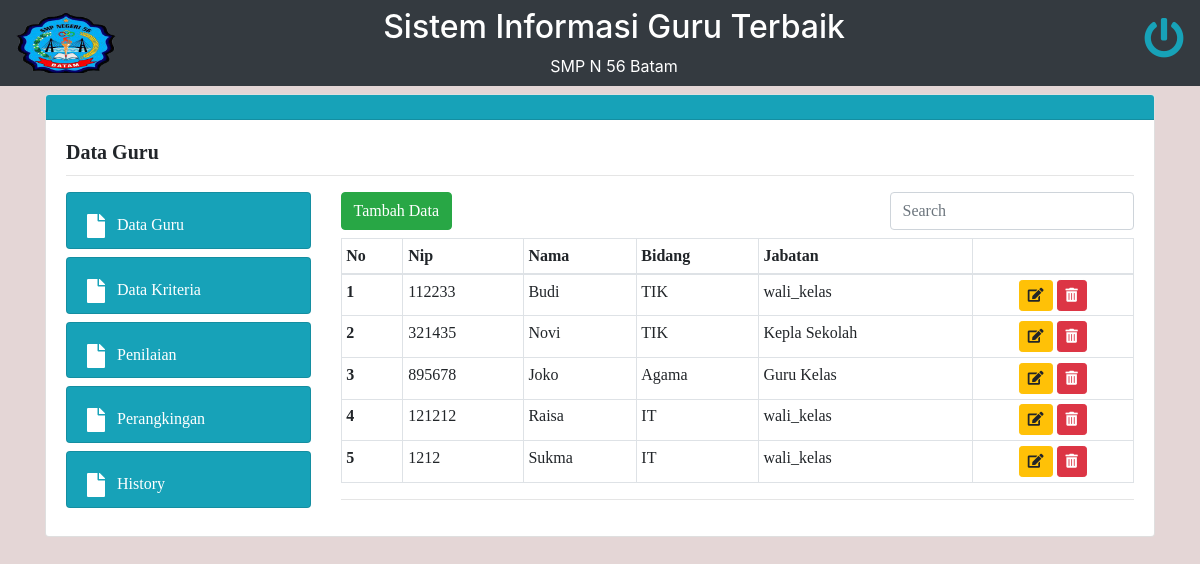
The app's page /data_guru.php (signed in) with its own data.
### tables this page shows
CREATE TABLE `tb_guru` (
  `id` int(9) NOT NULL,
  `nip` int(8) DEFAULT NULL,
  `nama_guru` varchar(255) NOT NULL,
  `bidang` varchar(255) NOT NULL,
  `jabatan` varchar(255) NOT NULL
);

### data_guru.php (the view, shortened to what this page needs)
<?php
include_once("function/koneksi.php");
        ?>
<!DOCTYPE html>
<html lang="en">
<head>
    <link rel="stylesheet" type="text/css" href="css/bootstrap.min.css">
    <link rel="stylesheet" type="text/css" href="fa/css/all.css">
    <link rel="stylesheet" type="text/css" href="style/custom.css">
</head>
<body class='body'>
    <nav class="navbar navbar-light bg-dark">
        <a class="navbar-brand" href="home.php">
            <img src="img/logo_smp56.png" width="100" height="60" alt="" loading="lazy">
        </a>
        <div class="text-white mr-5">
            <div class="m-auto">
                <h2 class="">Sistem Informasi Guru Terbaik</h2>
                <div class='text-center'>
                    <p class="m-auto">SMP N 56 Batam</p>
                </div>
            </div>
        </div>
        <div class="">
        <a href="logout.php"><h1><i class="fas fa-power-off text-info"></i></h1></a>
        </div>
    </nav>
    <div class="container mt-2">
        <div class="card">
            <div class="card-header bg-info text-white">
            </div>
            <div class="card-body">
            <div class="row">
                <div class="col-sm-3" style="height: 5mm;">
                    <h5 class="card-title font"> <b>Data Guru</b></h5>
                </div>
                <div class="col-sm" style="height: 5mm;">
                </div>
            </div>
            <hr class="">
            <div class="row">
                <div class="col-sm-3">
                    <?php
                        if($_SESSION['role'] == 'admin') {
                    ?>
                    <a href="data_guru.php">
                        <div class="card bg-info text-white font" style="height: 1.5cm;">
                            <div class="card-body row">
                                <div class="col-sm-1">
                                    <h4> <i class="fas fa-file"></i></h4>
                                </div>
                                <div class="col-sm">
                                    <p>Data Guru</p>
                                </div>
                            </div>
                        </div>
                    </a>
                    <?php
                        }
                    ?>
                    <?php
                        if($_SESSION['role'] == 'admin') {
                    ?>
                    <a href="data_kriteria.php">
                        <div class="card bg-info text-white font mt-2" style="height: 1.5cm;">
                            <div class="card-body row">
                                <div class="col-sm-1">
                                    <h4> <i class="fas fa-file"></i></h4>
                                </div>
                                <div class="col-sm">
                                    <p>Data Kriteria</p>
                                </div>
                            </div>
                        </div>
                    </a>
                    <?php
                        }
                    ?>
                    <?php
                        if($_SESSION['role'] == 'admin') {
                    ?>
                    <a href="penilaian.php">
                        <div class="card bg-info text-white font mt-2" style="height: 1.5cm;">
                            <div class="card-body row">
                                <div class="col-sm-1">
                                    <h4> <i class="fas fa-file"></i></h4>
                                </div>
                                <div class="col-sm">
                                    <p>Penilaian</p>
                                </div>
                            </div>
                        </div>
                    </a>
                    <?php
                        }
                    ?>
                    <a href="perangkingan.php">
                        <div class="card bg-info text-white font mt-2" style="height: 1.5cm;">
                            <div class="card-body row">
                                <div class="col-sm-1">
                                    <h4> <i class="fas fa-file"></i></h4>
                                </div>
                                <div class="col-sm">
                                    <p>Perangkingan</p>
                                </div>
                            </div>
                        </div>
                    </a>
                    <a href="history.php">
                            <div class="card bg-info text-white font mt-2" style="height: 1.5cm;">
                                <div class="card-body row">
                                    <div class="col-sm-1">
                                        <h4> <i class="fas fa-file"></i></h4>
                                    </div>
                                    <div class="col-sm">
                                        <p>History</p>
                                    </div>
                                </div>
                            </div>
                    </a>
                </div>
                <div class="col-sm font">
                <div class="row">
                    <div class="col-sm">
                        <button class="btn btn-success" data-toggle="modal" data-target="#exampleModal1">Tambah Data</button>
                    </div>
                    <div class="col-sm-4 text-right">
                        <input class="form-control" placeholder="Search" aria-label="Search" id="myInput">
                    </div>
                </div>
                <table class="table table-bordered mt-2 table-hover table-sm">
                    <thead>
                        <tr>
                            <th scope="col">No</th>
                            <th scope="col">Nip</th>
                            <th scope="col">Nama</th>
                            <th scope="col">Bidang</th>
                            <th scope="col">Jabatan</th>
                            <th scope="col"></th>
                        </tr>
                    </thead>
                    <tbody id=myTable>
                        <?php
                        $no = 0;
                        $obj = mysqli_query($koneksi, "SELECT * FROM tb_guru");
                        while($arr = mysqli_fetch_array($obj)) :
                            $no++;
                        ?>
                        <tr>
                            <th scope="row"><?php echo $no; ?></th>
                            <td><?=$arr['nip']?></td>
                            <td><?=$arr['nama_guru']?></td>
                            <td><?=$arr['bidang']?></td>
                            <td><?=$arr['jabatan']?></td>
                            <td class="text-center">
                                <a href="data_guru.php?hal=edit&id=<?=$arr['id']?>" class="btn btn-warning btn-sm"><i class="fas fa-edit"></i></a>
                                <a href="data_guru.php?hal=hapus&id=<?=$arr['id']?>" class="btn btn-danger btn-sm"><i class="fas fa-trash-alt"></i></a>
                            </td>
                        </tr>
                        <?php
                        endwhile;
                        ?>
                    </tbody>
                </table>
                    <hr>
                </div>
            </div>
            </div>
        </div>
    </div>
</body>
</html>

### fa/css/all.css (style rules this page uses)
.fa, .fas, .far, .fal, .fad, .fab { -moz-osx-font-smoothing: grayscale; -webkit-font-smoothing: antialiased; display: inline-block; font-style: normal; font-variant: normal; text-rendering: auto; line-height: 1; }
.fa-edit:before { content: "\f044"; }
.fa-file:before { content: "\f15b"; }
.fa-power-off:before { content: "\f011"; }
.fa-trash-alt:before { content: "\f2ed"; }
.fa, .fas { font-family: 'Font Awesome 5 Free'; font-weight: 900; }

### style/custom.css (style rules this page uses)
.body { background-color: rgb(228, 214, 214); background-size: cover; background-attachment: fixed; width: 100%; }
.font { font-family: 'Lucida Sans Unicode'; }

### records on screen
tb_guru: nip "112233", nama_guru "Budi", bidang "TIK", jabatan "wali_kelas"
tb_guru: nip "321435", nama_guru "Novi", bidang "TIK", jabatan "Kepla Sekolah"
tb_guru: nip "895678", nama_guru "Joko", bidang "Agama", jabatan "Guru Kelas"
tb_guru: nip "121212", nama_guru "Raisa", bidang "IT", jabatan "wali_kelas"
tb_guru: nip "1212", nama_guru "Sukma", bidang "IT", jabatan "wali_kelas"
